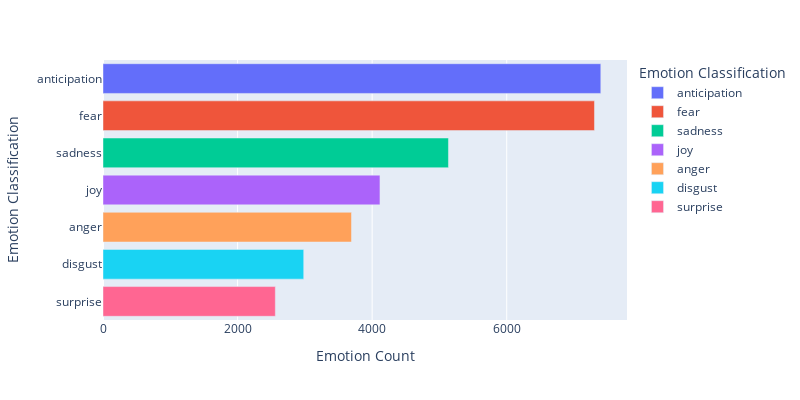

The notebook cell this image was saved under:
### Code cell
emotion_df = pd.DataFrame.from_dict(data, orient='index')
emotion_df = emotion_df.reset_index()
emotion_df = emotion_df.rename(columns={'index' : 'Emotion Classification' , 0: 'Emotion Count'})
emotion_df = emotion_df.sort_values(by=['Emotion Count'], ascending=False)
import plotly.express as px
fig = px.bar(emotion_df, x='Emotion Count', y='Emotion Classification', color = 'Emotion Classification', orientation='h', width = 800, height = 400)
fig.show()

### Figure 1 — Plotly figure (JSON) as saved in the notebook; plotly's stock layout.template omitted (floating-point values rounded to 4 significant figures)
{"data": [{"alignmentgroup": "True", "hovertemplate": "Emotion Classification=%{y}<br>Emotion Count=%{x}<extra></extra>", "legendgroup": "anticipation", "marker": {"color": "#636efa", "pattern": {"shape": ""}}, "name": "anticipation", "offsetgroup": "anticipation", "orientation": "h", "showlegend": true, "textposition": "auto", "type": "bar", "x": [7398], "xaxis": "x", "y": ["anticipation"], "yaxis": "y"}, {"alignmentgroup": "True", "hovertemplate": "Emotion Classification=%{y}<br>Emotion Count=%{x}<extra></extra>", "legendgroup": "fear", "marker": {"color": "#EF553B", "pattern": {"shape": ""}}, "name": "fear", "offsetgroup": "fear", "orientation": "h", "showlegend": true, "textposition": "auto", "type": "bar", "x": [7304], "xaxis": "x", "y": ["fear"], "yaxis": "y"}, {"alignmentgroup": "True", "hovertemplate": "Emotion Classification=%{y}<br>Emotion Count=%{x}<extra></extra>", "legendgroup": "sadness", "marker": {"color": "#00cc96", "pattern": {"shape": ""}}, "name": "sadness", "offsetgroup": "sadness", "orientation": "h", "showlegend": true, "textposition": "auto", "type": "bar", "x": [5134], "xaxis": "x", "y": ["sadness"], "yaxis": "y"}, {"alignmentgroup": "True", "hovertemplate": "Emotion Classification=%{y}<br>Emotion Count=%{x}<extra></extra>", "legendgroup": "joy", "marker": {"color": "#ab63fa", "pattern": {"shape": ""}}, "name": "joy", "offsetgroup": "joy", "orientation": "h", "showlegend": true, "textposition": "auto", "type": "bar", "x": [4116], "xaxis": "x", "y": ["joy"], "yaxis": "y"}, {"alignmentgroup": "True", "hovertemplate": "Emotion Classification=%{y}<br>Emotion Count=%{x}<extra></extra>", "legendgroup": "anger", "marker": {"color": "#FFA15A", "pattern": {"shape": ""}}, "name": "anger", "offsetgroup": "anger", "orientation": "h", "showlegend": true, "textposition": "auto", "type": "bar", "x": [3693], "xaxis": "x", "y": ["anger"], "yaxis": "y"}, {"alignmentgroup": "True", "hovertemplate": "Emotion Classification=%{y}<br>Emotion Count=%{x}<extra></extra>", "legendgroup": "disgust", "marker": {"color": "#19d3f3", "pattern": {"shape": ""}}, "name": "disgust", "offsetgroup": "disgust", "orientation": "h", "showlegend": true, "textposition": "auto", "type": "bar", "x": [2983], "xaxis": "x", "y": ["disgust"], "yaxis": "y"}, {"alignmentgroup": "True", "hovertemplate": "Emotion Classification=%{y}<br>Emotion Count=%{x}<extra></extra>", "legendgroup": "surprise", "marker": {"color": "#FF6692", "pattern": {"shape": ""}}, "name": "surprise", "offsetgroup": "surprise", "orientation": "h", "showlegend": true, "textposition": "auto", "type": "bar", "x": [2561], "xaxis": "x", "y": ["surprise"], "yaxis": "y"}], "layout": {"barmode": "relative", "height": 400, "legend": {"title": {"text": "Emotion Classification"}, "tracegroupgap": 0}, "margin": {"t": 60}, "width": 800, "xaxis": {"anchor": "y", "domain": [0, 1], "title": {"text": "Emotion Count"}}, "yaxis": {"anchor": "x", "categoryarray": ["surprise", "disgust", "anger", "joy", "sadness", "fear", "anticipation"], "categoryorder": "array", "domain": [0, 1], "title": {"text": "Emotion Classification"}}}}
